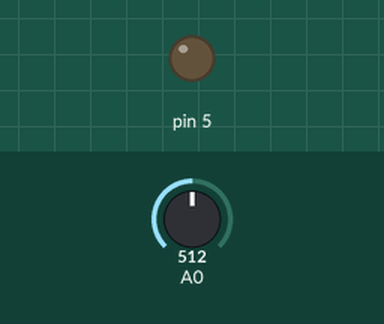
This sketch was run on a simulated Arduino Uno, built with avr-gcc and run on an emulated ATmega328P. Shown: output pins drawn as LEDs (lit = HIGH). The test bench sets the inputs (shaded band); at power-on: A0 = 512.

Above: at 1.2 s.
1.3 s: A0 set to 498
At 1.9 s:
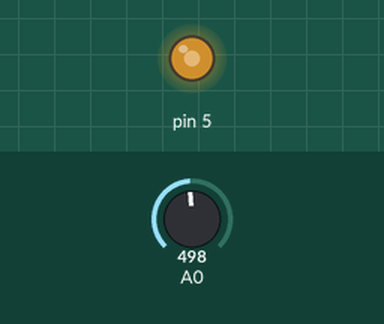
3.1 s: A0 set to 263
4.6 s: A0 set to 249
At 5.6 s:
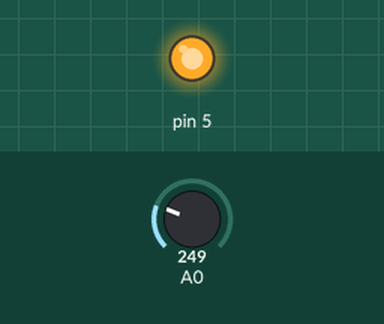
6.3 s: A0 set to 266
At 6.8 s:
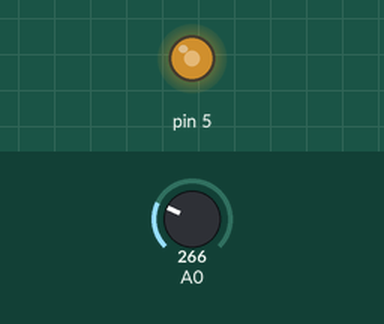
7.9 s: A0 set to 246
At 9.2 s:
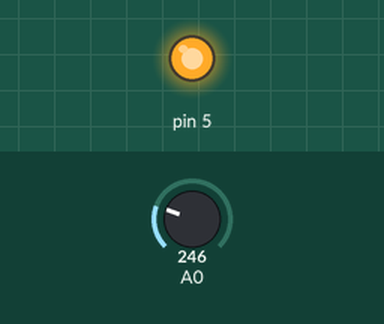
Timing chart, 0 to 10.5 s (numbered marks = the images above; inputs shaded):
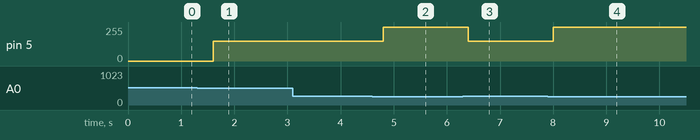

Measured:
- the behaviour switches between 512 and 511 on A0 (found by bisection; images 0 and 1)
- the behaviour switches between 256 and 255 on A0 (found by bisection; images 1 and 2)
- after the input at 1.3 s, pin 5: 0/255 → 150/255 after 0.30 s
- after the input at 3.1 s, every drawn part: stays the same
- after the input at 4.6 s, pin 5: 150/255 → 255/255 after 0.20 s
- after the input at 6.3 s, pin 5: 255/255 → 150/255 after 0.10 s
- after the input at 7.9 s, pin 5: 150/255 → 255/255 after 0.10 s

The sketch:

soil_moisture_based_watering_system.ino
```cpp
int water;
void setup() {
  pinMode(3,INPUT);
  pinMode(5,OUTPUT);
}

void loop() {
  water = analogRead(A0);
  if(water>=512)
  {
  analogWrite(5,0);
  }
  else if(water<=512 && water>=256)
  {
  analogWrite(5,150);
  }
  else
  {
  analogWrite(5,255);
  }
  delay(400);
}
```
